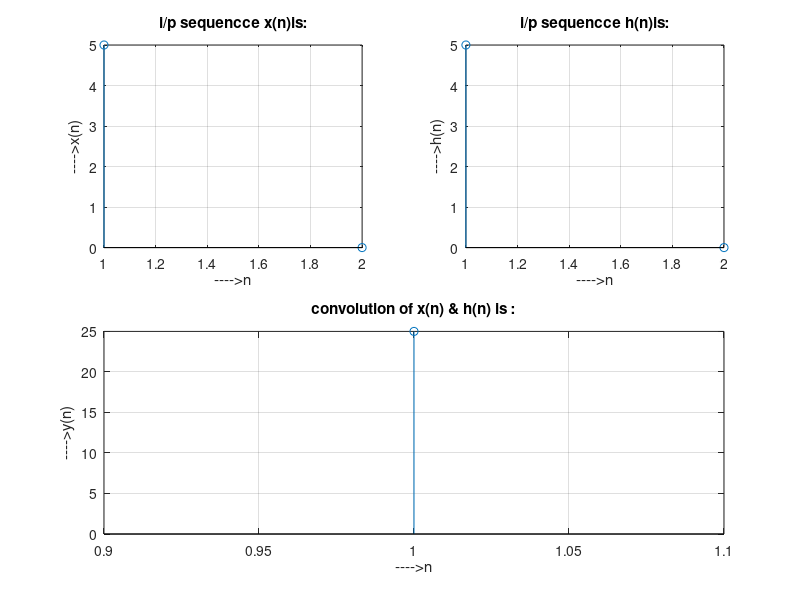

Recreate this plot in MATLAB.
%linear convolution program

clc;
clear all;
close all;
disp('linear convolution program');

x=input('enter i/p x(n):');
m=length(x);
h=input('enter i/p h(n):');
n=length(h);

x=[x,zeros(1,n)];
subplot(2,2,1), stem(x);
title('i/p sequencce x(n)is:');
xlabel('---->n');
ylabel('---->x(n)');grid;

h=[h,zeros(1,m)];
subplot(2,2,2), stem(h);
title('i/p sequencce h(n)is:');
xlabel('---->n');
ylabel('---->h(n)');grid;
disp('convolution of x(n) & h(n) is y(n):');
y=zeros(1,m+n-1);

for i=1:m+n-1
            y(i)=0;
            for j=1:m+n-1
                        if(j<i+1)
                                    y(i)=y(i)+x(j)*h(i-j+1);
                        end
            end
end

y
subplot(2,2,[3,4]),stem(y);
title('convolution of x(n) & h(n) is :');
xlabel('---->n');
ylabel('---->y(n)');grid; 
